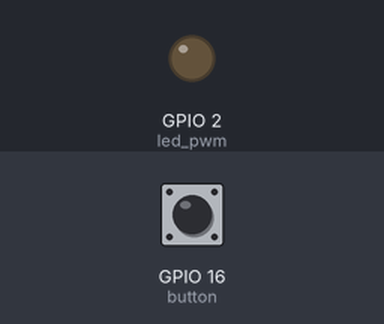
The program below on a simulated ESP32 board running MicroPython. Parts: output pins drawn as LEDs (lit = HIGH). The inputs (shaded band) are chosen by the test bench; at power-on: GPIO 16 (button) HIGH. What the program prints to the serial console is not drawn.

Above: at 1.2 s.
1.3 s: GPIO 16 (button) pulled LOW for 0.15 s
At 2.6 s:
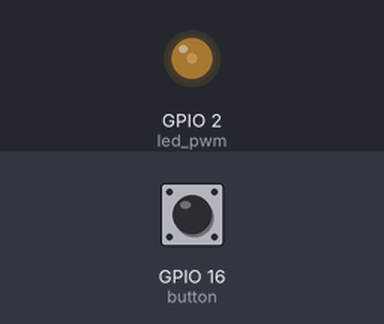
2.9 s: GPIO 16 (button) pulled LOW for 1 s
At 5.1 s:
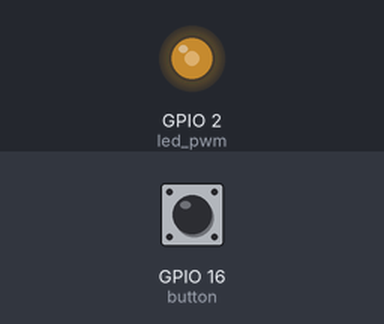
5.4 s: GPIO 16 (button) pulled LOW for 0.15 s
At 5.9 s:
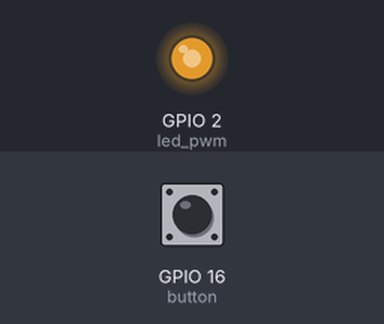
7.0 s: GPIO 16 (button) pulled LOW for 3.2 s
At 11.3 s:
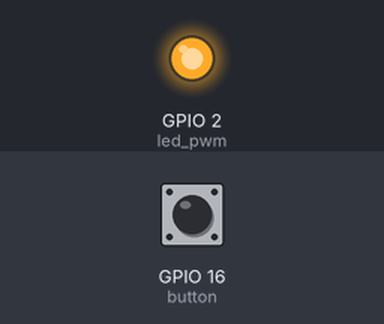
Timing chart, 0 to 12.7 s (numbered marks = the images above; inputs shaded):
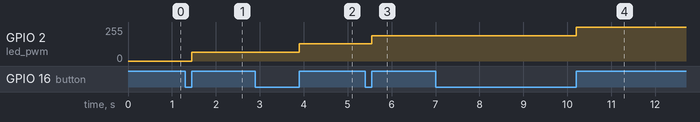

The program:

11_mini_3.py
```python
import machine
import time

# GPIO-opsætning
led_pwm = machine.PWM(machine.Pin(2), freq=1000)  # LED på GPIO2 med PWM
button = machine.Pin(16, machine.Pin.IN, machine.Pin.PULL_UP)

# Lysstyrkeniveauer i procent (0–1023 for ESP32 PWM duty)
levels = [0, 256, 512, 768, 1023]
level_index = 0

# Funktion til at opdatere lysstyrke
def update_led():
    duty = levels[level_index]
    led_pwm.duty(duty)
    print(f"Lysstyrke: {int(duty / 1023 * 100)}%")

# Hjælp til debounce
def wait_for_release():
    while button.value() == 0:
        time.sleep(0.01)

print("Tryk på knappen for at skifte lysstyrke (0–100%)\n")

# Start med første niveau
update_led()

# Hovedloop
while True:
    if button.value() == 0:
        wait_for_release()
        level_index = (level_index + 1) % len(levels)
        update_led()
        time.sleep(0.2)  # Lidt delay for debounce
```

Measured:
- after the input at 1.3 s, GPIO 2 (led_pwm): 0/255 → 64/255 after 0.15 s
- after the input at 2.9 s, GPIO 2 (led_pwm): 64/255 → 128/255 after 1.0 s
- after the input at 5.4 s, GPIO 2 (led_pwm): 128/255 → 191/255 after 0.15 s
- after the input at 7.0 s, GPIO 2 (led_pwm): 191/255 → 255/255 after 3.2 s
